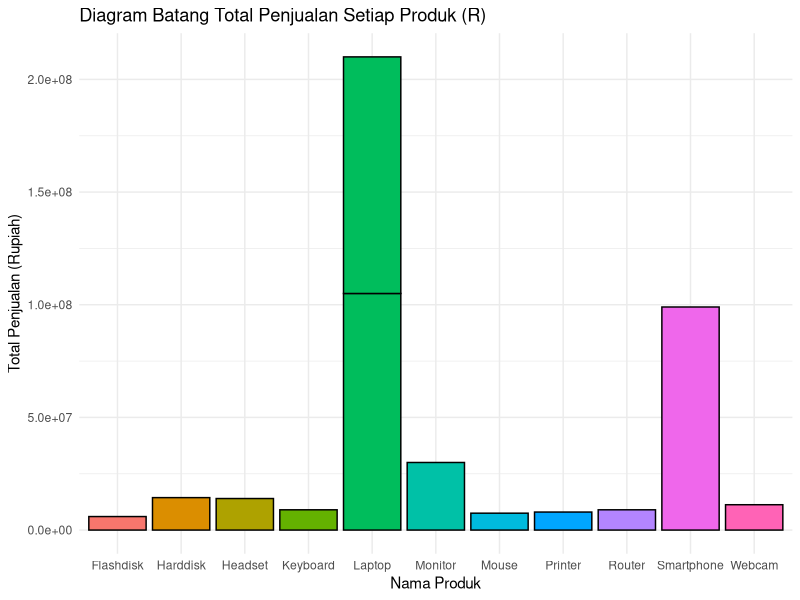
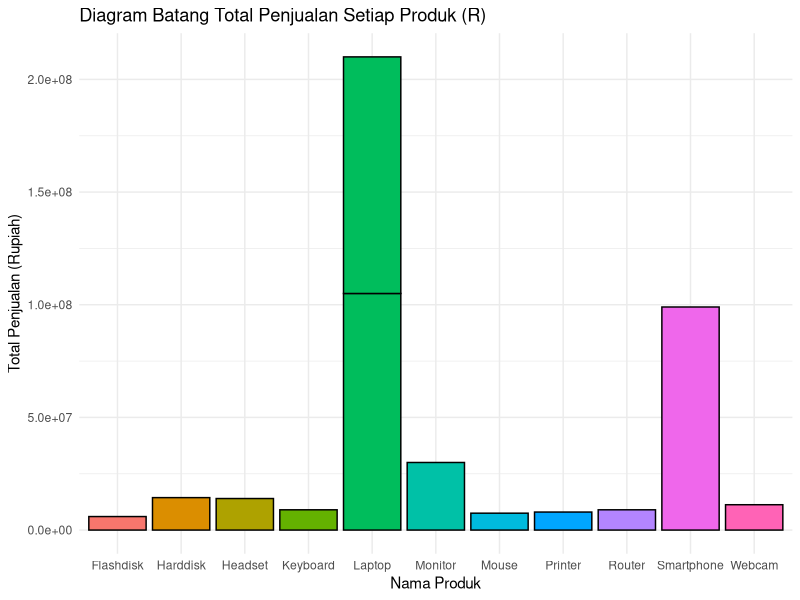

Recreate these plots in R, in order.
# ==========================================
# 1. MEMBUAT DATASET 17 DATA
# ==========================================

ID_Produk <- c(
  "P001", "P002", "P003", "P004", "P002",
  "P005", "P006", "P007", "P008", "P009",
  "P010", "P011", "P012", "P013", "P014",
  "P015", "P001 "
)

Nama_Produk <- c(
  "Laptop", "Mouse", "Keyboard", "Monitor", "Mouse",
  "Printer", "Speaker", "Webcam", "Headset", "Flashdisk",
  "Harddisk", "Router", "Smartphone", "Tablet", NA,
  "Tablet", "Laptop"
)

Jumlah_Terjual <- c(
  15, 50, 30, 20, 50,
  10, -5, 25, 40, 60,
  12, 18, 22, 0, 5,
  8, 15
)

Harga_Satuan <- c(
  7000000, 150000, 300000, 1500000, 150000,
  800000, 250000, 450000, 350000, 100000,
  1200000, 500000, 4500000, 0, 3500000,
  NA, 7000000
)

df_sebelum <- data.frame(
  ID_Produk,
  Nama_Produk,
  Jumlah_Terjual,
  Harga_Satuan
)

# ==========================================
# 2. DATASET SEBELUM CLEANING
# ==========================================

print("=== DATASET SEBELUM CLEANING ===")
print(df_sebelum)

cat("\n------------------------------------------\n\n")

write.csv(
  df_sebelum,
  "dataset_sebelum_cleaning_r.csv",
  row.names = FALSE
)

# ==========================================
# 3. CEK MISSING VALUE
# ==========================================

jumlah_missing <- sum(is.na(df_sebelum))

cat(
  paste(
    "Jumlah missing value ditemukan:",
    jumlah_missing,
    "\n\n"
  )
)

# ==========================================
# 4. CEK DUPLIKAT
# ==========================================

jumlah_duplikat <- sum(duplicated(df_sebelum))

cat(
  paste(
    "Jumlah baris duplikat ditemukan:",
    jumlah_duplikat,
    "baris\n\n"
  )
)

# ==========================================
# 5. HAPUS DUPLIKAT
# ==========================================

df_sesudah <- df_sebelum[!duplicated(df_sebelum), ]

# ==========================================
# 6. HAPUS MISSING VALUE
# ==========================================

df_sesudah <- na.omit(df_sesudah)

# ==========================================
# 7. HAPUS NILAI TIDAK VALID
# ==========================================

df_sesudah <- df_sesudah[
  df_sesudah$Jumlah_Terjual >= 0 &
  df_sesudah$Harga_Satuan > 0,
]

# ==========================================
# 8. DATASET SESUDAH CLEANING
# ==========================================

print("=== DATASET SESUDAH CLEANING ===")
print(df_sesudah)

cat("\n------------------------------------------\n\n")

write.csv(
  df_sesudah,
  "dataset_sesudah_cleaning_r.csv",
  row.names = FALSE
)

# ==========================================
# 9. TRANSFORMASI TOTAL PENJUALAN
# ==========================================

df_sesudah$Total_Penjualan <-
  df_sesudah$Jumlah_Terjual *
  df_sesudah$Harga_Satuan

print("=== HASIL TRANSFORMASI DATA ===")

print(
  df_sesudah[
    ,
    c(
      "Nama_Produk",
      "Jumlah_Terjual",
      "Harga_Satuan",
      "Total_Penjualan"
    )
  ]
)

cat("\n------------------------------------------\n\n")

# ==========================================
# 10. MEMBUAT DIAGRAM BATANG
# ==========================================

# Jalankan sekali jika ggplot2 belum terinstall:
# install.packages("ggplot2")

library(ggplot2)

grafik <- ggplot(
  df_sesudah,
  aes(
    x = Nama_Produk,
    y = Total_Penjualan,
    fill = Nama_Produk
  )
) +
  geom_bar(
    stat = "identity",
    color = "black",
    show.legend = FALSE
  ) +
  labs(
    title = "Diagram Batang Total Penjualan Setiap Produk (R)",
    x = "Nama Produk",
    y = "Total Penjualan (Rupiah)"
  ) +
  theme_minimal()

print(grafik)

# Simpan diagram sebagai PNG
ggsave(
  "diagram_total_penjualan_r.png",
  plot = grafik,
  width = 10,
  height = 6,
  dpi = 300
)

# ==========================================
# 11. MENENTUKAN PRODUK TERBESAR
# ==========================================

produk_terbesar <- df_sesudah[
  which.max(df_sesudah$Total_Penjualan),
]

# ==========================================
# 12. KESIMPULAN
# ==========================================

print("=== KESIMPULAN ANALISIS ===")

cat(
  paste(
    "Produk dengan total penjualan terbesar adalah:",
    produk_terbesar$Nama_Produk,
    "\n"
  )
)

cat(
  paste(
    "Jumlah Terjual:",
    produk_terbesar$Jumlah_Terjual,
    "unit\n"
  )
)

cat(
  paste(
    "Harga Satuan: Rp",
    format(
      produk_terbesar$Harga_Satuan,
      big.mark = "."
    ),
    "\n"
  )
)

cat(
  paste(
    "Total Penjualan: Rp",
    format(
      produk_terbesar$Total_Penjualan,
      big.mark = "."
    ),
    "\n"
  )
)
